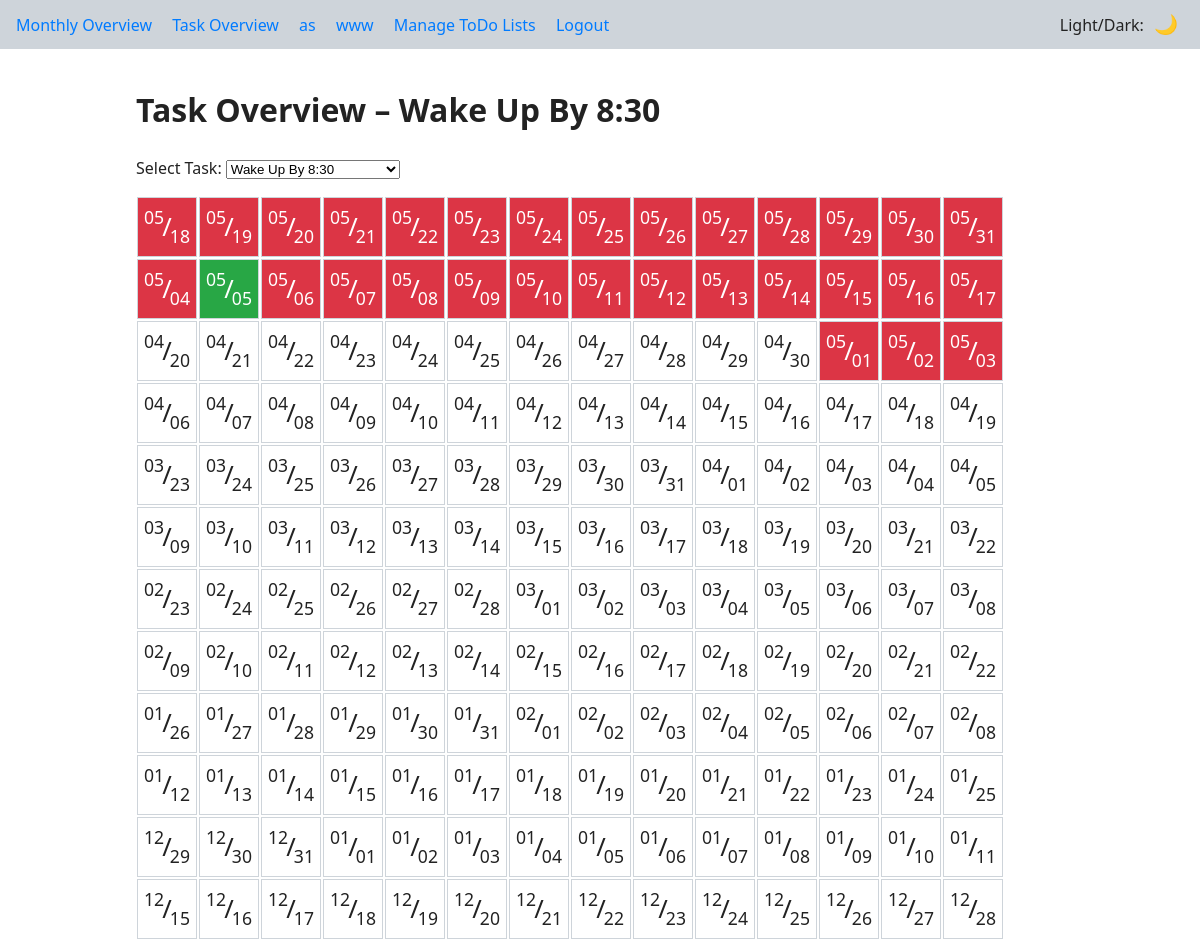
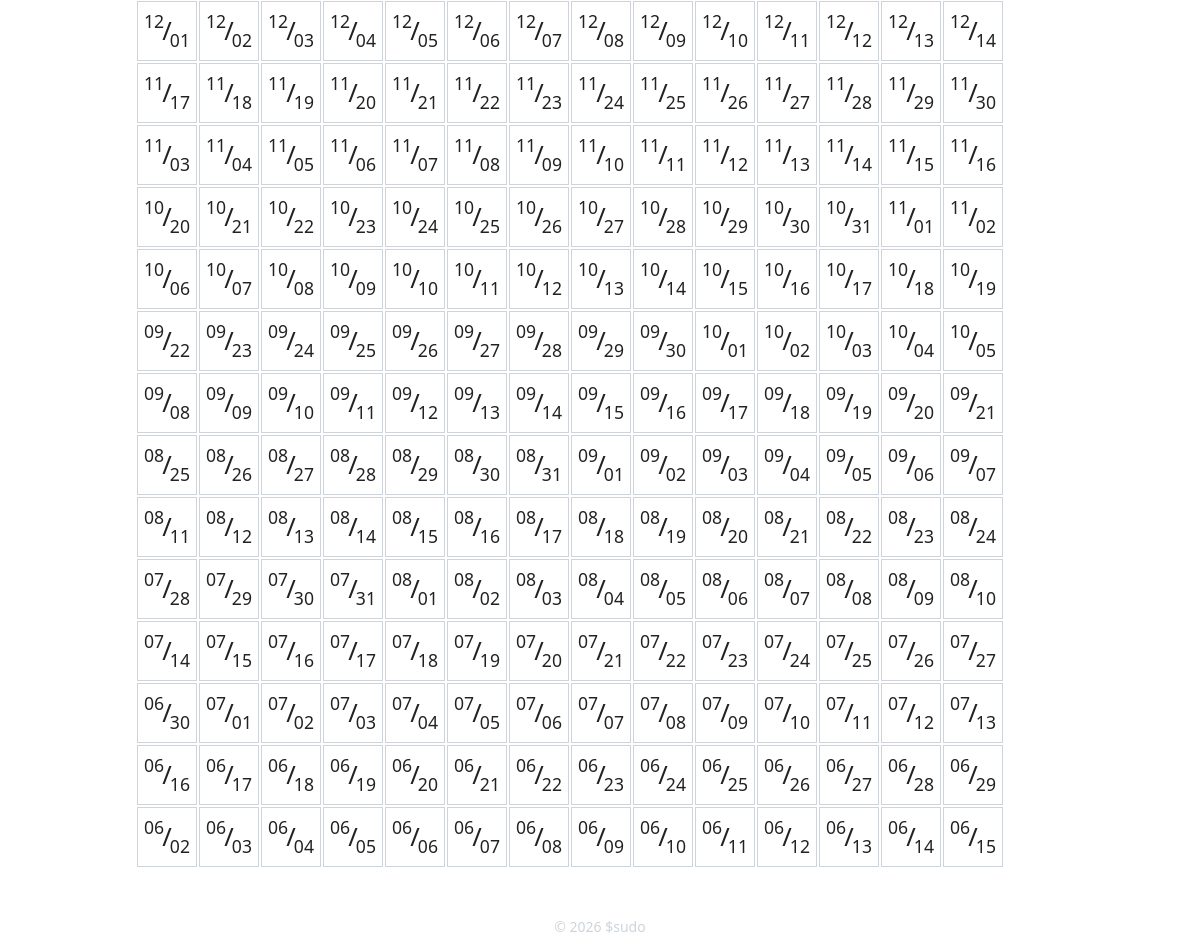
Page /task (signed in) on the committed database (2 pictures, top to bottom).
### app/models.py (models this page shows)
class TodoList(db.Model):
    __tablename__ = 'todo_lists'
    id = db.Column(db.Integer, primary_key=True)
    user_id = db.Column(db.Integer, db.ForeignKey('users.id'), nullable=False)
    name = db.Column(db.String(200), nullable=False)
    items = db.relationship(
        'TodoItem',
        backref='todo_list',
        lazy='dynamic',
        cascade='all, delete-orphan',
    )

class TaskList(db.Model):
    __tablename__ = 'task_lists'
    id = db.Column(db.Integer, primary_key=True)
    user_id = db.Column(db.Integer, db.ForeignKey('users.id'), nullable=False)
    name = db.Column(db.String(200), nullable=False)
    position = db.Column(db.Integer, nullable=False, default=0)
    start_date = db.Column(db.Date, nullable=False)  # <-- new
    end_date = db.Column(db.Date, nullable=True)     # <-- new

### app/routes/tasks.py (the view)
@bp.route("/task")
@login_required
def task_overview():
    tasks = TaskList.query.filter_by(user_id=current_user.id).order_by(TaskList.position).all()
    task_id = request.args.get("task", type=int)
    selected_task = None
    if task_id:
        selected_task = TaskList.query.filter_by(id=task_id, user_id=current_user.id).first()
    if not selected_task and tasks:
        selected_task = tasks[0]
    if not selected_task:
        flash("No tasks found.", "warning")
        return redirect(url_for("main.monthly"))
    today = date.today()
    earliest_date = today - timedelta(days=363)   # 364 days including today
    daily_tasks = DailyTask.query.filter_by(
        user_id=current_user.id, task_id=selected_task.id
    ).filter(DailyTask.date >= earliest_date, DailyTask.date <= today).all()
    status_map = {dt.date: dt.status for dt in daily_tasks}
    rows, cols = 26, 14
    grid = []
    for r in range(rows):
        row = []
        for c in range(cols):
            offset = r * cols + (cols - 1 - c)  # right‑to‑left mapping
            cell_date = today - timedelta(days=offset)
            exists = (
                selected_task.start_date <= cell_date
                and (selected_task.end_date is None or selected_task.end_date > cell_date)
            )
            if exists:
                status = status_map.get(cell_date, False)
                color = "green" if status else "red"
            else:
                color = "blank"
            row.append({
                "date": cell_date,
                "color": color,
                "exists": exists,
                "month": f"{cell_date.month:02d}",
                "day": f"{cell_date.day:02d}",
            })
        grid.append(row)
    return render_template(
        "tasks/task_overview.html",
        selected_task=selected_task,
        tasks=tasks,
        grid=grid,
    )

### app/models.py (called while the page is built)
@login_manager.user_loader
def load_user(user_id: str):
    return User.query.get(int(user_id))

### app/templates/tasks/task_overview.html (shortened to what this page needs)
{% extends "base.html" %}
{% block content %}
<h1>Task Overview – {{ selected_task.name }}</h1>
<form method="get" id="task-select-form">
  <label for="task-select">Select Task:</label>
  <select name="task" id="task-select" onchange="this.form.submit()">
    {% for t in tasks %}
      <option value="{{ t.id }}" {% if t.id == selected_task.id %}selected{% endif %}>{{ t.name }}</option>
    {% endfor %}
  </select>
</form>
<div class="task-grid" style="margin-top:1rem;">
  {% for row in grid %}
  <div class="grid-row">
    {% for cell in row %}
    <div class="grid-cell {{ cell.color }}">
      <span class="date-month">{{ cell.month }}</span>
      <span class="date-slash">/</span>
      <span class="date-day">{{ cell.day }}</span>
    </div>
    {% endfor %}
  </div>
  {% endfor %}
</div>
{% endblock %}

### app/templates/base.html (shortened to what this page needs)
<!DOCTYPE html>
<html lang="en" data-theme="light">
<head>
  <link rel="stylesheet" href="{{ url_for('static', filename='css/style.css') }}">
</head>
<body>
  <nav class="navbar">
    <div class="nav-left">
      {% if current_user.is_authenticated %}
        <a href="{{ url_for('main.monthly') }}">Monthly Overview</a>
        <a href="{{ url_for('main.task_overview') }}">Task Overview</a>
        {% for todo in todo_lists %}
          <a href="{{ url_for('main.todolist', list_id=todo.id) }}">{{ todo.name }}</a>
        {% endfor %}
        <a href="{{ url_for('main.todolists') }}">Manage ToDo Lists</a>
        <a href="{{ url_for('main.logout') }}">Logout</a>
      {% else %}
        <a href="{{ url_for('main.login') }}">Login</a>
        <a href="{{ url_for('main.register') }}">Register</a>
      {% endif %}
    </div>
    <div class="nav-right">Light/Dark:
      <button id="theme-toggle" class="theme-toggle" title="Toggle light/dark theme">🌙</button>
    </div>
  </nav>
  {% block wrapper %}
    <div class="container">{% block content %}{% endblock %}</div>
  {% endblock %}
  <footer>
    © {{ current_year }} $sudo
  </footer>
</body>
</html>

### app/static/css/style.css (style rules this page uses)
:root { --bg: #ffffff; --text: #222222; --accent: #007bff; --danger: #dc3545; --success: #28a745; --warning: #ffc107; --border: #ced4da; --border-radius: 4px; --font-family: system-ui, sans-serif; }
html, body { margin: 0; padding: 0; font-family: var(--font-family); background: var(--bg); color: var(--text); line-height: 1.5; }
*, *::before, *::after { box-sizing: border-box; }
a { color: var(--accent); text-decoration: none; }
.navbar { display: flex; justify-content: space-between; align-items: center; padding: .75rem 1rem; background: var(--border); }
.nav-left a { margin-right: 1rem; }
.theme-toggle { background: none; border: none; font-size: 1.2rem; cursor: pointer; color: var(--text); }
.container { max-width: 960px; margin: 0 auto; padding: 1rem; }
footer { text-align: center; margin-top: 2rem; color: var(--border); font-size: .875rem; }
.grid-row { display: flex; }
.grid-cell { position: relative; width: 60px; height: 60px; border: 1px solid var(--border); background: var(--bg); margin: 1px; box-sizing: border-box; }
.grid-cell.green { background: var(--success); color: var(--bg); }
.grid-cell.red { background: var(--danger); color: var(--bg); }
.grid-cell.blank { background: var(--bg); color: var(--text); }
.grid-cell .date-month, .grid-cell .date-day { position: absolute; font-size: 1.1rem; }
.grid-cell .date-slash { position: absolute; font-size: 1.6rem; }
.grid-cell .date-month { top: 6px; left: 6px; }
.grid-cell .date-slash { top: 50%; left: 50%; transform: translate(-50%, -50%); }
.grid-cell .date-day { bottom: 6px; right: 6px; }

### rows in the picture
TodoList: name "as"
TodoList: name "www"
TaskList: name "Wake Up By 8:30"

### other values in the picture
{{ cell.month }} "05" "05" "05" "05" "05" "05" "05" "05" "05" "05" "05" "05" "05" "05" "05" "05" "05" "05" "05" "05" "05" "05" "05" "05" "05" "05" "05" "05" "04" "04" "04" "04" "04" "04" "04" "04" "04" "04" "04" "05" "05" "05" "04" "04" "04" "04" "04" "04" "04" "04" "04" "04" "04" "04" "04" "04" "03" "03" "03" "03" "03" "03" "03" "03" "03" "04" "04" "04" "04" "04" "03" "03" "03" "03" "03" "03" "03" "03" "03" "03" "03" "03" "03" "03" "02" "02" "02" "02" "02" "02" "03" "03" "03" "03" "03" "03" "03" "03" "02" "02" "02" "02" "02" "02" "02" "02" "02" "02" "02" "02" "02" "02" "01" "01" "01" "01" "01" "01" "02" "02" "02" "02" "02" "02" "02" "02" "01" "01" "01" "01" "01" "01" "01" "01" "01" "01" "01" "01" "01" "01" "12" "12" "12" "01" "01" "01" "01" "01" "01" "01" "01" "01" "01" "01" "12" "12" "12" "12" "12" "12" "12" "12" "12" "12" "12" "12" "12" "12" "12" "12" "12" "12" "12" "12" "12" "12" "12" "12" "12" "12" "12" "12" "11" "11" "11" "11" "11" "11" "11" "11" "11" "11" "11" "11" "11" "11" "11" "11" "11" "11" "11" "11" "11" "11" "11" "11" "11" "11" "11" "11" "10" "10" "10" "10" "10" "10" "10" "10" "10" "10" "10" "10" "11" "11" "10" "10" "10" "10" "10" "10" "10" "10" "10" "10" "10" "10" "10" "10" "09" "09" "09" "09" "09" "09" "09" "09" "09" "10" "10" "10" "10" "10" "09" "09" "09" "09" "09" "09" "09" "09" "09" "09" "09" "09" "09" "09" "08" "08" "08" "08" "08" "08" "08" "09" "09" "09" "09" "09" "09" "09" "08" "08" "08" "08" "08" "08" "08" "08" "08" "08" "08" "08" "08" "08" "07" "07" "07" "07" "08" "08" "08" "08" "08" "08" "08" "08" "08" "08" "07" "07" "07" "07" "07" "07" "07" "07" "07" "07" "07" "07" "07" "07" "06" "07" "07" "07" "07" "07" "07" "07" "07" "07" "07" "07" "07" "07" "06" "06" "06" "06" "06" "06" "06" "06" "06" "06" "06" "06" "06" "06" "06" "06" "06" "06" "06" "06" "06" "06" "06" "06" "06" "06" "06" "06"
{{ cell.day }} "18" "19" "20" "21" "22" "23" "24" "25" "26" "27" "28" "29" "30" "31" "04" "05" "06" "07" "08" "09" "10" "11" "12" "13" "14" "15" "16" "17" "20" "21" "22" "23" "24" "25" "26" "27" "28" "29" "30" "01" "02" "03" "06" "07" "08" "09" "10" "11" "12" "13" "14" "15" "16" "17" "18" "19" "23" "24" "25" "26" "27" "28" "29" "30" "31" "01" "02" "03" "04" "05" "09" "10" "11" "12" "13" "14" "15" "16" "17" "18" "19" "20" "21" "22" "23" "24" "25" "26" "27" "28" "01" "02" "03" "04" "05" "06" "07" "08" "09" "10" "11" "12" "13" "14" "15" "16" "17" "18" "19" "20" "21" "22" "26" "27" "28" "29" "30" "31" "01" "02" "03" "04" "05" "06" "07" "08" "12" "13" "14" "15" "16" "17" "18" "19" "20" "21" "22" "23" "24" "25" "29" "30" "31" "01" "02" "03" "04" "05" "06" "07" "08" "09" "10" "11" "15" "16" "17" "18" "19" "20" "21" "22" "23" "24" "25" "26" "27" "28" "01" "02" "03" "04" "05" "06" "07" "08" "09" "10" "11" "12" "13" "14" "17" "18" "19" "20" "21" "22" "23" "24" "25" "26" "27" "28" "29" "30" "03" "04" "05" "06" "07" "08" "09" "10" "11" "12" "13" "14" "15" "16" "20" "21" "22" "23" "24" "25" "26" "27" "28" "29" "30" "31" "01" "02" "06" "07" "08" "09" "10" "11" "12" "13" "14" "15" "16" "17" "18" "19" "22" "23" "24" "25" "26" "27" "28" "29" "30" "01" "02" "03" "04" "05" "08" "09" "10" "11" "12" "13" "14" "15" "16" "17" "18" "19" "20" "21" "25" "26" "27" "28" "29" "30" "31" "01" "02" "03" "04" "05" "06" "07" "11" "12" "13" "14" "15" "16" "17" "18" "19" "20" "21" "22" "23" "24" "28" "29" "30" "31" "01" "02" "03" "04" "05" "06" "07" "08" "09" "10" "14" "15" "16" "17" "18" "19" "20" "21" "22" "23" "24" "25" "26" "27" "30" "01" "02" "03" "04" "05" "06" "07" "08" "09" "10" "11" "12" "13" "16" "17" "18" "19" "20" "21" "22" "23" "24" "25" "26" "27" "28" "29" "02" "03" "04" "05" "06" "07" "08" "09" "10" "11" "12" "13" "14" "15"
{{ current_year }} "2026"
form field task "Wake Up By 8:30"
